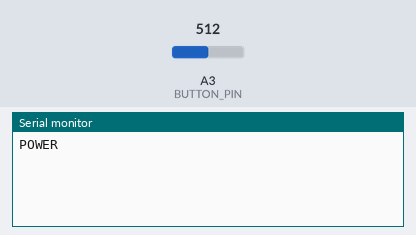
Simulated run of this sketch. Board: Arduino Uno, built with avr-gcc and run on an emulated ATmega328P. On the bench: the last lines printed to the serial monitor. Inputs (shaded band) come from the test bench; at power-on: A3 (BUTTON_PIN) = 512.

Above: at 1.2 s.
1.3 s: A3 (BUTTON_PIN) set to 716
At 2.5 s:
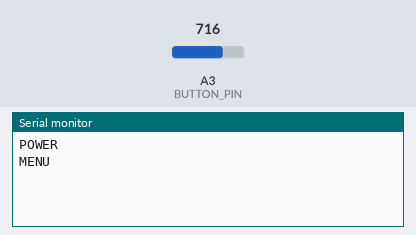
2.9 s: A3 (BUTTON_PIN) set to 900
At 3.6 s:
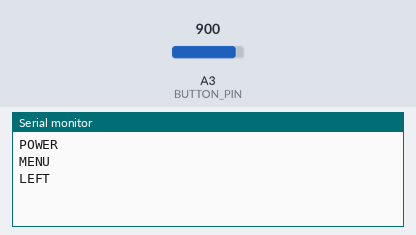
4.4 s: A3 (BUTTON_PIN) set to 1023
At 6.0 s:
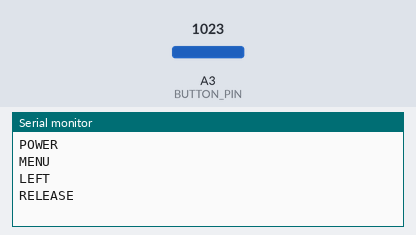

Measured:
- after the input at 1.3 s, the serial monitor: prints a new line after 0.10 s (image 1)
- after the input at 2.9 s, the serial monitor: prints a new line after 0.10 s (image 2)
- after the input at 4.4 s, the serial monitor: prints a new line after 0.10 s (image 3)

The sketch:

1x5_matrix_membrane_switch.ino
```cpp
#include <MembraneSwitch.h>

#define BUTTON_PIN A3

MembraneSwitch mSwitch(BUTTON_PIN);
byte button;

void setup() {
    Serial.begin(9600);
    mSwitch.begin();
    button = 0;
}

void loop() {
    bool pressed = mSwitch.getButton(&button);
    if(pressed)
        Serial.println(mSwitch.toString(button));
}
```
